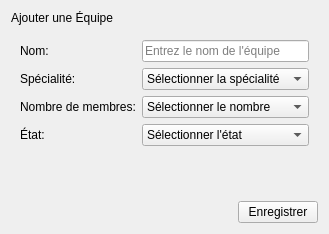
                   <widget class="QWidget" name="pageadd">
                    <layout class="QVBoxLayout" name="addLayout">
                     <item>
                      <widget class="QLabel" name="addTitle">
                       <property name="text">
                        <string>Ajouter une Équipe</string>
                       </property>
                      </widget>
                     </item>
                     <item>
                      <widget class="QFrame" name="addFormFrame" native="true">
                       <layout class="QFormLayout" name="addFormLayout">
                        <item row="0" column="0">
                         <widget class="QLabel" name="labelAddTeamName">
                          <property name="text">
                           <string>Nom:</string>
                          </property>
                         </widget>
                        </item>
                        <item row="0" column="1">
                         <widget class="QLineEdit" name="lineEditNomEquipeAjout">
                          <property name="placeholderText">
                           <string>Entrez le nom de l'équipe</string>
                          </property>
                         </widget>
                        </item>
                        <item row="1" column="0">
                         <widget class="QLabel" name="labelAddTeamSpecialty">
                          <property name="text">
                           <string>Spécialité:</string>
                          </property>
                         </widget>
                        </item>
                        <item row="1" column="1">
                         <widget class="QComboBox" name="comboBoxSpecialiteEquipeAjout">
                          <item>
                           <property name="text">
                            <string>Sélectionner la spécialité</string>
                           </property>
                          </item>
                          <item>
                           <property name="text">
                            <string>Maintenance</string>
                           </property>
                          </item>
                          <item>
                           <property name="text">
                            <string>Production</string>
                           </property>
                          </item>
                          <item>
                           <property name="text">
                            <string>Back-office</string>
                           </property>
                          </item>
                          <item>
                           <property name="text">
                            <string>Mécanique</string>
                           </property>
                          </item>
                         </widget>
                        </item>
                        <item row="2" column="0">
                         <widget class="QLabel" name="labelAddTeamMembers">
                          <property name="text">
                           <string>Nombre de membres:</string>
                          </property>
                         </widget>
                        </item>
                        <item row="2" column="1">
                         <widget class="QComboBox" name="comboBoxNbMembresEquipeAjout">
                          <item>
                           <property name="text">
                            <string>Sélectionner le nombre</string>
                           </property>
                          </item>
                          <item>
                           <property name="text">
                            <string>1</string>
                           </property>
                          </item>
                          <item>
                           <property name="text">
                            <string>2</string>
                           </property>
                          </item>
                          <item>
                           <property name="text">
                            <string>3</string>
                           </property>
                          </item>
                          <item>
                           <property name="text">
                            <string>4</string>
                           </property>
                          </item>
                          <item>
                           <property name="text">
                            <string>5</string>
                           </property>
                          </item>
                          <item>
                           <property name="text">
                            <string>6</string>
                           </property>
                          </item>
                          <item>
                           <property name="text">
                            <string>7</string>
                           </property>
                          </item>
                          <item>
                           <property name="text">
                            <string>8</string>
                           </property>
                          </item>
                          <item>
                           <property name="text">
                            <string>9</string>
                           </property>
                          </item>
                          <item>
                           <property name="text">
                            <string>10</string>
                           </property>
                          </item>
                         </widget>
                        </item>
                        <item row="3" column="0">
                         <widget class="QLabel" name="label_add_etat">
                          <property name="text">
                           <string>État:</string>
                          </property>
                         </widget>
                        </item>
                        <item row="3" column="1">
                         <widget class="QComboBox" name="comboBox_add_etat">
                          <item>
                           <property name="text">
                            <string>Sélectionner l'état</string>
                           </property>
                          </item>
                          <item>
                           <property name="text">
                            <string>active</string>
                           </property>
                          </item>
                          <item>
                           <property name="text">
                            <string>inactive</string>
                           </property>
                          </item>
                         </widget>
                        </item>
                       </layout>
                      </widget>
                     </item>
                     <item>
                      <spacer name="addSpacer">
                       <property name="orientation">
                        <enum>Qt::Vertical</enum>
                       </property>
                       <property name="sizeHint" stdset="0">
                        <size>
                         <width>20</width>
                         <height>40</height>
                        </size>
                       </property>
                      </spacer>
                     </item>
                     <item>
                      <layout class="QHBoxLayout" name="addActionLayout">
                       <item>
                        <spacer name="addActionSpacer">
                         <property name="orientation">
                          <enum>Qt::Horizontal</enum>
                         </property>
                         <property name="sizeHint" stdset="0">
                          <size>
                           <width>40</width>
                           <height>20</height>
                          </size>
                         </property>
                        </spacer>
                       </item>
                       <item>
                        <widget class="QPushButton" name="btnAjouterEquipe">
                         <property name="minimumWidth">
                          <number>200</number>
                         </property>
                         <property name="text">
                          <string>Enregistrer</string>
                         </property>
                        </widget>
                       </item>
                      </layout>
                     </item>
                    </layout>
                   </widget>
